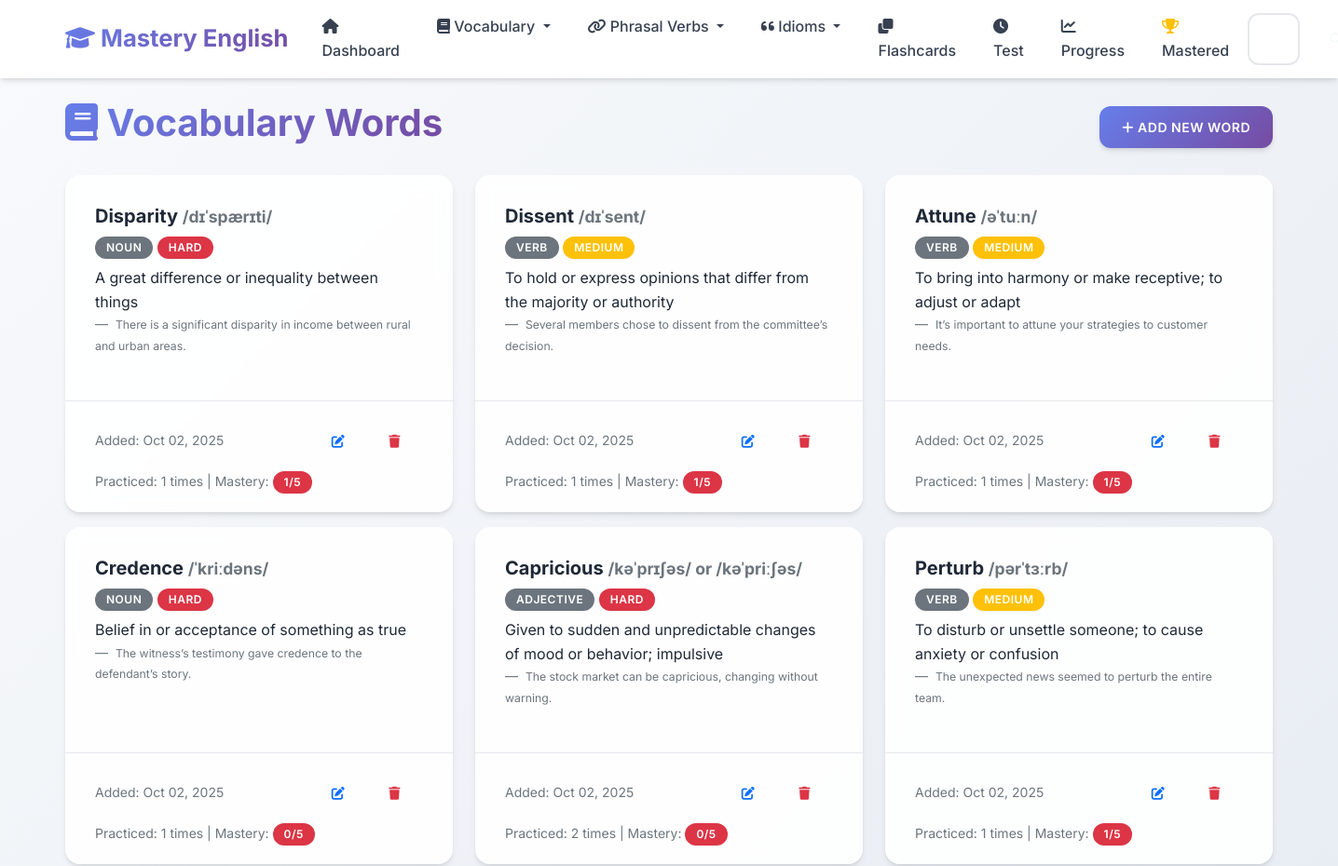
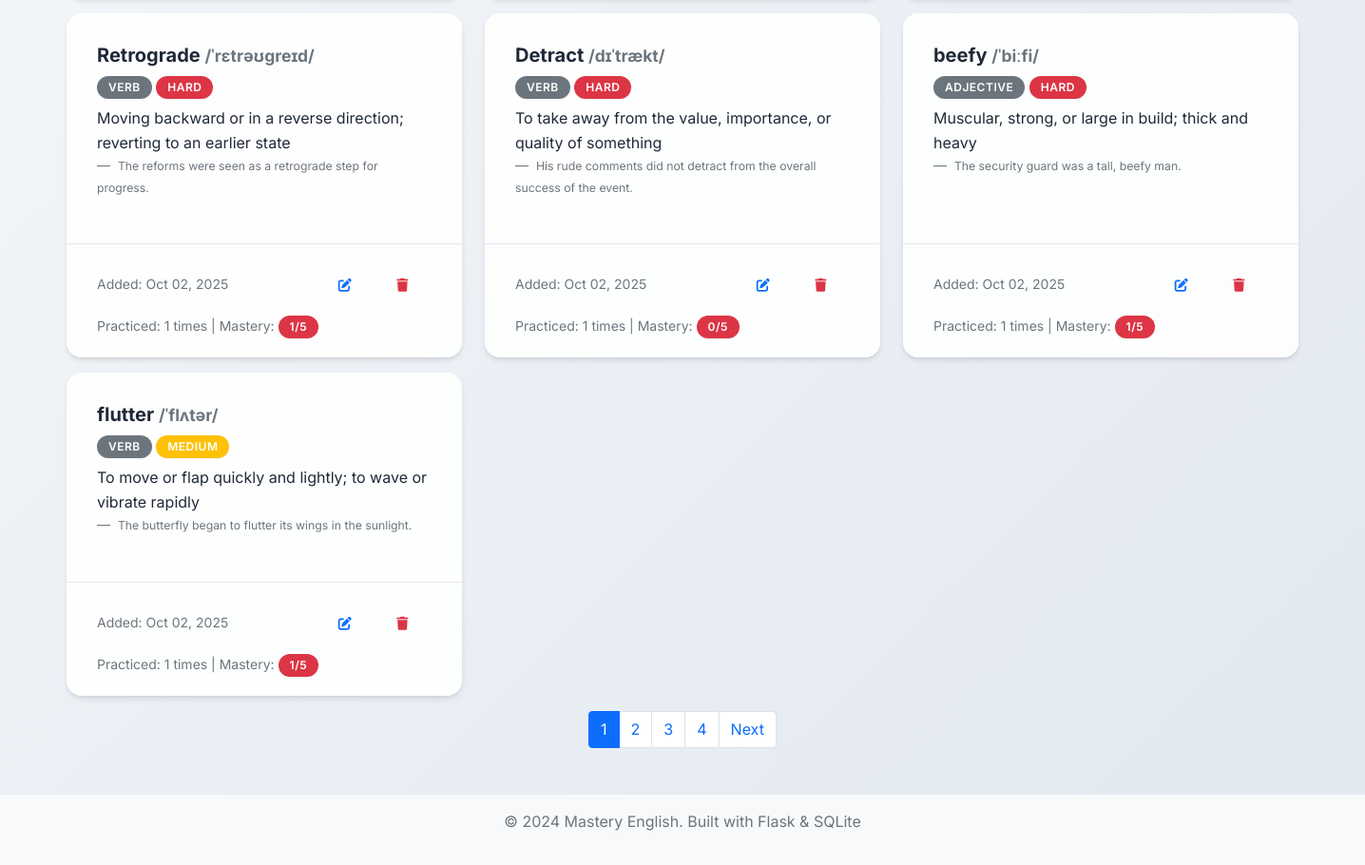
Page /vocabulary on the earlier database version (2 pictures, top to bottom).
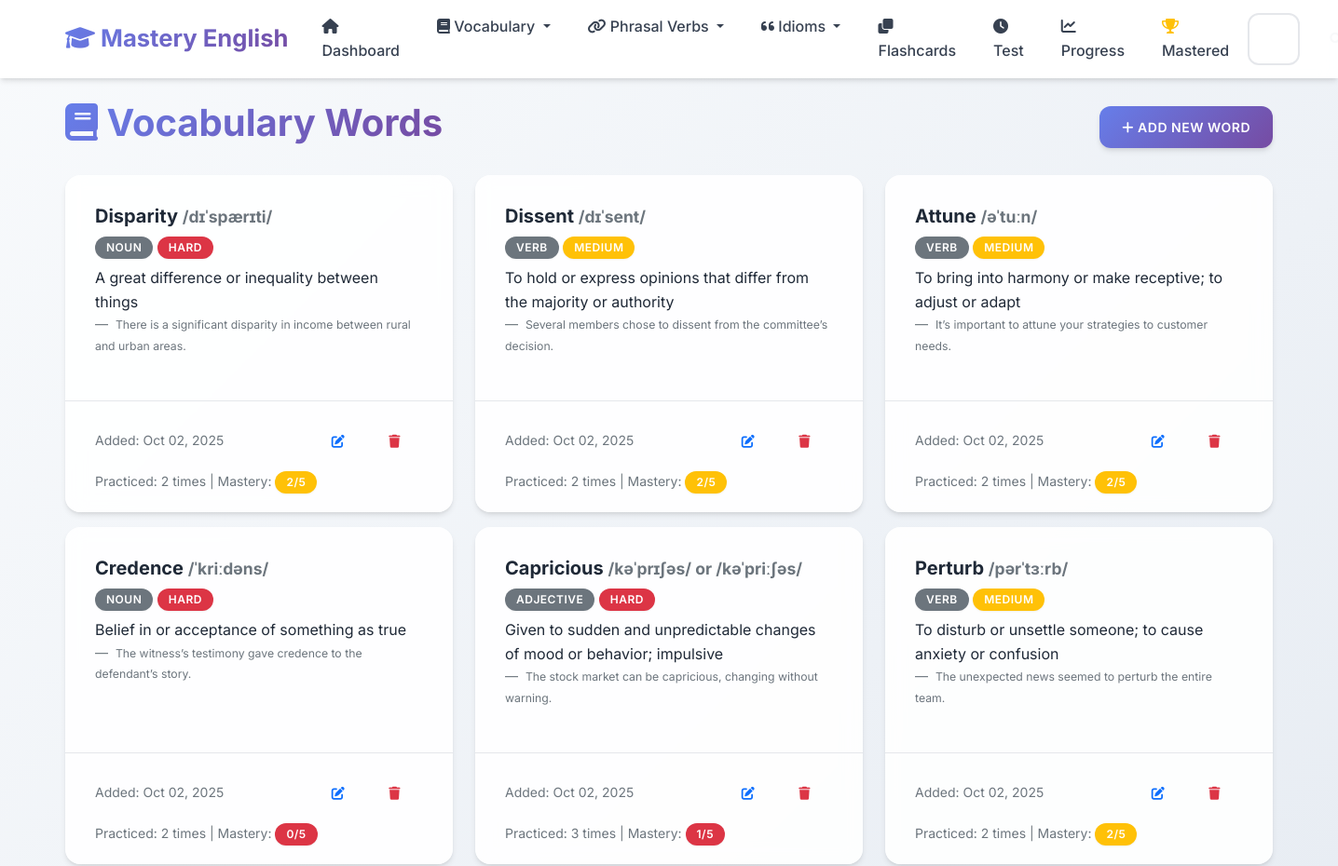
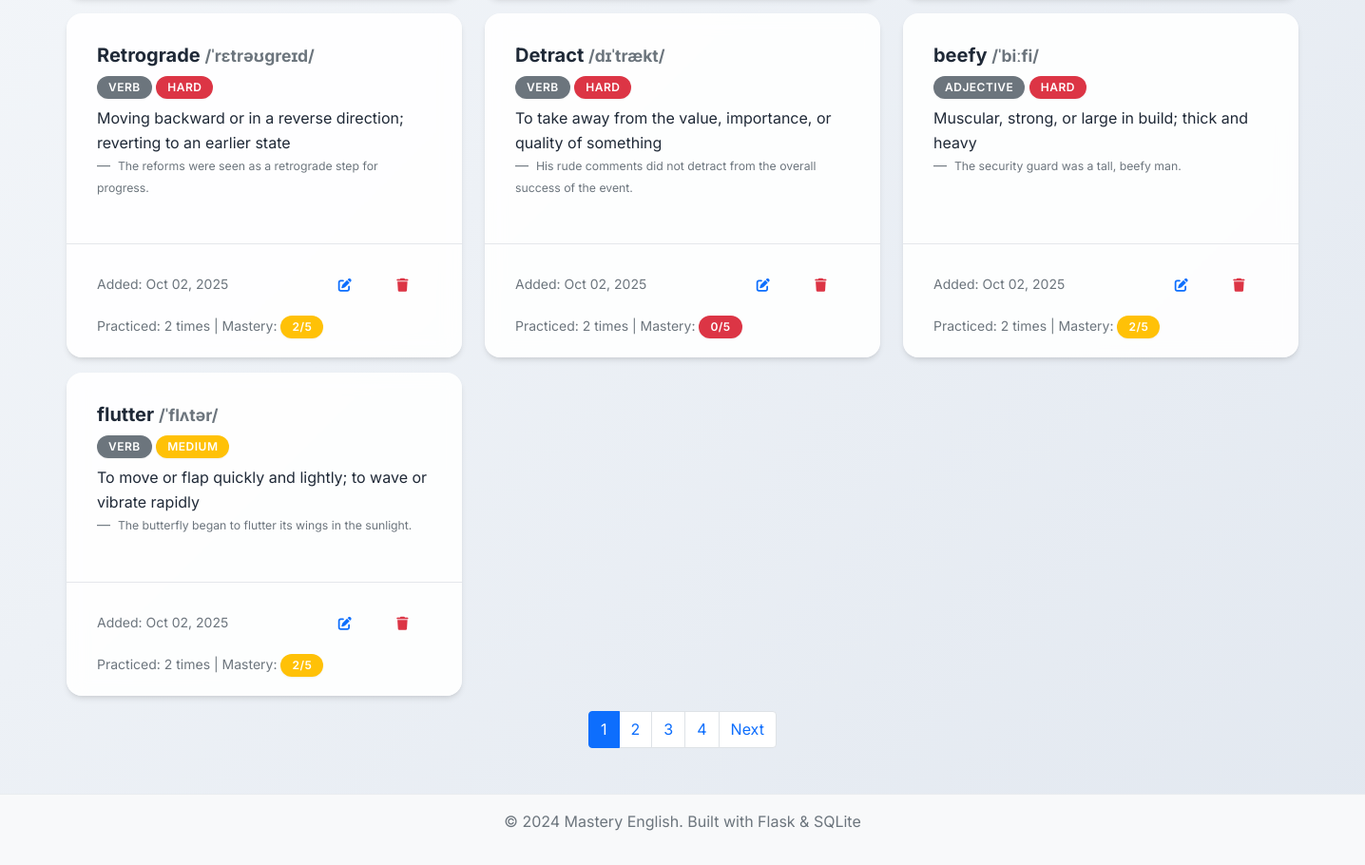
Same page on the later database version (2 pictures, top to bottom).
### app.py (models this page shows, shortened)
class VocabularyWord(db.Model):
    __tablename__ = 'vocabulary_words'
    id = db.Column(db.Integer, primary_key=True)
    word = db.Column(db.String(100), nullable=False)
    definition = db.Column(db.Text, nullable=False)
    example_sentence = db.Column(db.Text)
    pronunciation = db.Column(db.String(100))
    part_of_speech = db.Column(db.String(50))
    difficulty_level = db.Column(db.String(20), default='medium')
    date_added = db.Column(db.DateTime, default=datetime.utcnow)
    times_practiced = db.Column(db.Integer, default=0)
    last_practiced = db.Column(db.DateTime)
    mastery_level = db.Column(db.Integer, default=0)

### app.py (the view)
@app.route('/vocabulary')
def vocabulary_list():
    page = request.args.get('page', 1, type=int)
    words = VocabularyWord.query.order_by(VocabularyWord.date_added.desc()).paginate(
        page=page, per_page=10, error_out=False)
    return render_template('vocabulary_list.html', words=words)

### templates/vocabulary_list.html (shortened to what this page needs)
{% extends "base.html" %}
{% block content %}
<div class="row">
    <div class="col-12">
        <div class="d-flex justify-content-between align-items-center mb-4">
            <h1>
                <i class="fas fa-book"></i> Vocabulary Words
            </h1>
            <a href="{{ url_for('add_vocabulary') }}" class="btn btn-primary">
                <i class="fas fa-plus"></i> Add New Word
            </a>
        </div>
    </div>
</div>
{% if words.items %}
    <div class="row">
        {% for word in words.items %}
            <div class="col-md-6 col-lg-4 mb-3">
                <div class="card h-100">
                    <div class="card-body">
                        <h5 class="card-title">
                            {{ word.word }}
                            {% if word.pronunciation %}
                                <small class="text-muted">{{ word.pronunciation }}</small>
                            {% endif %}
                        </h5>
                        {% if word.part_of_speech %}
                            <span class="badge bg-secondary mb-2">{{ word.part_of_speech }}</span>
                        {% endif %}
                        <span class="badge bg-{% if word.difficulty_level == 'easy' %}success{% elif word.difficulty_level == 'hard' %}danger{% else %}warning{% endif %} mb-2">
                            {{ word.difficulty_level.title() }}
                        </span>
                        <p class="card-text">{{ word.definition }}</p>
                        {% if word.example_sentence %}
                            <blockquote class="blockquote-footer">
                                <small>{{ word.example_sentence }}</small>
                            </blockquote>
                        {% endif %}
                    </div>
                    <div class="card-footer bg-transparent">
                        <div class="d-flex justify-content-between align-items-center">
                            <small class="text-muted">
                                Added: {{ word.date_added.strftime('%b %d, %Y') }}
                            </small>
                            <div class="btn-group" role="group">
                                <a href="{{ url_for('edit_vocabulary', id=word.id) }}" class="btn btn-sm btn-outline-primary">
                                    <i class="fas fa-edit"></i>
                                </a>
                                <button type="button" class="btn btn-sm btn-outline-danger" onclick="confirmDelete('{{ word.word }}', '{{ url_for('delete_vocabulary', id=word.id) }}')">
                                    <i class="fas fa-trash"></i>
                                </button>
                            </div>
                        </div>
                        {% if word.times_practiced > 0 %}
                            <div class="mt-2">
                                <small class="text-muted">
                                    Practiced: {{ word.times_practiced }} times
                                    | Mastery:
                                    <span class="badge bg-{% if word.mastery_level >= 4 %}success{% elif word.mastery_level >= 2 %}warning{% else %}danger{% endif %}">
                                        {{ word.mastery_level }}/5
                                    </span>
                                </small>
                            </div>
                        {% endif %}
                    </div>
                </div>
            </div>
        {% endfor %}
    </div>
    {% if words.pages > 1 %}
        <nav aria-label="Page navigation">
            <ul class="pagination justify-content-center">
                {% for page_num in words.iter_pages() %}
                    {% if page_num %}
                        {% if page_num != words.page %}
                            <li class="page-item">
                                <a class="page-link" href="{{ url_for('vocabulary_list', page=page_num) }}">{{ page_num }}</a>
                            </li>
                        {% else %}
                            <li class="page-item active">
                                <span class="page-link">{{ page_num }}</span>
                            </li>
                        {% endif %}
                    {% else %}
                        <li class="page-item disabled">
                            <span class="page-link">...</span>
                        </li>
                    {% endif %}
                {% endfor %}
                {% if words.has_next %}
                    <li class="page-item">
                        <a class="page-link" href="{{ url_for('vocabulary_list', page=words.next_num) }}">Next</a>
                    </li>
                {% endif %}
            </ul>
        </nav>
    {% endif %}
{% endif %}
{% endblock %}

### templates/base.html (shortened to what this page needs)
<!DOCTYPE html>
<html lang="en">
<head>
    <link href="https://cdn.jsdelivr.net/npm/bootstrap@5.1.3/dist/css/bootstrap.min.css" rel="stylesheet">
    <link href="https://cdnjs.cloudflare.com/ajax/libs/font-awesome/6.0.0/css/all.min.css" rel="stylesheet">
    <link href="{{ url_for('static', filename='css/style.css') }}" rel="stylesheet">
</head>
<body>
    <nav class="navbar navbar-expand-lg navbar-light">
        <div class="container">
            <a class="navbar-brand" href="{{ url_for('index') }}">
                <i class="fas fa-graduation-cap"></i> Mastery English
            </a>
            <div class="collapse navbar-collapse" id="navbarNav">
                <ul class="navbar-nav me-auto">
                    <li class="nav-item">
                        <a class="nav-link" href="{{ url_for('index') }}">
                            <i class="fas fa-home"></i> Dashboard
                        </a>
                    </li>
                    <li class="nav-item dropdown">
                        <a class="nav-link dropdown-toggle" href="#" id="vocabDropdown" role="button" data-bs-toggle="dropdown">
                            <i class="fas fa-book"></i> Vocabulary
                        </a>
                    </li>
                    <li class="nav-item dropdown">
                        <a class="nav-link dropdown-toggle" href="#" id="phrasalDropdown" role="button" data-bs-toggle="dropdown">
                            <i class="fas fa-link"></i> Phrasal Verbs
                        </a>
                    </li>
                    <li class="nav-item dropdown">
                        <a class="nav-link dropdown-toggle" href="#" id="idiomsDropdown" role="button" data-bs-toggle="dropdown">
                            <i class="fas fa-quote-left"></i> Idioms
                        </a>
                    </li>
                    <li class="nav-item">
                        <a class="nav-link" href="{{ url_for('flashcards_menu') }}">
                            <i class="fas fa-clone"></i> Flashcards
                        </a>
                    </li>
                    <li class="nav-item">
                        <a class="nav-link" href="{{ url_for('test') }}">
                            <i class="fas fa-clock"></i> Test
                        </a>
                    </li>
                    <li class="nav-item">
                        <a class="nav-link" href="{{ url_for('progress') }}">
                            <i class="fas fa-chart-line"></i> Progress
                        </a>
                    </li>
                    <li class="nav-item">
                        <a class="nav-link" href="{{ url_for('mastered_words') }}">
                            <i class="fas fa-trophy text-warning"></i> Mastered
                        </a>
                    </li>
                </ul>
                <div class="d-flex">
                    <form class="d-flex" method="GET" action="{{ url_for('search') }}">
                        <input class="form-control me-2" type="search" name="q" placeholder="Search..." aria-label="Search">
                        <button class="btn btn-outline-light" type="submit">
                            <i class="fas fa-search"></i>
                        </button>
                    </form>
                </div>
            </div>
        </div>
    </nav>
    <main class="container mt-4">
        {% block content %}{% endblock %}
    </main>
    <footer class="bg-light text-center text-muted py-3 mt-5">
        <div class="container">
            <p>&copy; 2024 Mastery English. Built with Flask & SQLite</p>
        </div>
    </footer>
</body>
</html>

### static/css/style.css (style rules this page uses)
:root { --primary-color: #6366f1; --primary-dark: #4f46e5; --primary-light: #8b5cf6; --success-color: #10b981; --success-dark: #059669; --info-color: #06b6d4; --info-dark: #0891b2; --warning-color: #f59e0b; --warning-dark: #d97706; --danger-color: #ef4444; --danger-dark: #dc2626; --light-color: #f8fafc; --dark-color: #1e293b; --gray-50: #f9fafb; --gray-100: #f3f4f6; --gray-200: #e5e7eb; --gray-300: #d1d5db; --gray-400: #9ca3af; --gray-500: #6b7280; --gray-600: #4b5563; --gray-700: #374151; --gray-800: #1f2937; --gray-900: #111827; --gradient-primary: linear-gradient(135deg, #667eea 0%, #764ba2 100%); --gradient-success: linear-gradient(135deg, #11998e 0%, #38ef7d 100%); --gradient-info: linear-gradient(135deg, #667db6 0%, #0082c8 100%); --gradient-warning: linear-gradient(135deg, #f093fb 0%, #f5576c 100%); --gradient-hero: linear-gradient(135deg, #667eea 0%, #764ba2 50%, #f093fb 100%); --shadow-sm: 0 1px 2px 0 rgba(0, 0, 0, 0.05); --shadow: 0 4px 6px -1px rgba(0, 0, 0, 0.1), 0 2px 4px -1px rgba(0, 0, 0, 0.06); --shadow-md: 0 10px 15px -3px rgba(0, 0, 0, 0.1), 0 4px 6px -2px rgba(0, 0, 0, 0.05); --shadow-lg: 0 20px 25px -5px rgba(0, 0, 0, 0.1), 0 10px 10px -5px rgba(0, 0, 0, 0.04); --shadow-xl: 0 25px 50px -12px rgba(0, 0, 0, 0.25); }
body { font-family: 'Inter', 'Segoe UI', -apple-system, BlinkMacSystemFont, sans-serif; background: linear-gradient(135deg, #f8fafc 0%, #e2e8f0 100%); min-height: 100vh; line-height: 1.6; color: var(--gray-800); }
.navbar { background: rgba(255, 255, 255, 0.95) !important; backdrop-filter: blur(10px); border-bottom: 1px solid rgba(255, 255, 255, 0.2); box-shadow: var(--shadow); }
.navbar-brand { font-weight: 700; font-size: 1.6rem; background: var(--gradient-primary); -webkit-background-clip: text; -webkit-text-fill-color: transparent; background-clip: text; transition: all 0.3s ease; }
.navbar-nav .nav-link { font-weight: 500; color: var(--gray-700) !important; border-radius: 8px; margin: 0 4px; padding: 8px 16px !important; transition: all 0.3s ease; }
.card { border: none; border-radius: 16px; background: rgba(255, 255, 255, 0.9); backdrop-filter: blur(10px); box-shadow: var(--shadow); transition: all 0.4s cubic-bezier(0.4, 0, 0.2, 1); position: relative; overflow: hidden; }
.card::before { content: ''; position: absolute; top: 0; left: 0; width: 100%; height: 2px; background: var(--gradient-primary); transform: scaleX(0); transition: transform 0.3s ease; }
.card-body { padding: 2rem; }
.card-footer { background: rgba(248, 250, 252, 0.8); border-top: 1px solid var(--gray-200); border-radius: 0 0 16px 16px; padding: 1.25rem 2rem; }
.badge { font-size: 0.7rem; border-radius: 12px; padding: 0.4em 0.8em; }
.btn { border-radius: 12px; font-weight: 600; padding: 0.75rem 1.5rem; text-transform: uppercase; letter-spacing: 0.5px; font-size: 0.875rem; transition: all 0.3s cubic-bezier(0.4, 0, 0.2, 1); position: relative; overflow: hidden; border: none; }
.btn::before { content: ''; position: absolute; top: 0; left: -100%; width: 100%; height: 100%; background: linear-gradient(90deg, transparent, rgba(255,255,255,0.2), transparent); transition: left 0.5s; }
.btn-primary { background: var(--gradient-primary); box-shadow: var(--shadow); }
.btn-group .btn { border-radius: 6px; }
.form-control, .form-select { border-radius: 12px; border: 2px solid var(--gray-200); padding: 0.875rem 1.25rem; font-size: 1rem; font-weight: 500; background: rgba(255, 255, 255, 0.8); backdrop-filter: blur(10px); transition: all 0.3s cubic-bezier(0.4, 0, 0.2, 1); }
h1, h2, h3, h4, h5, h6 { font-weight: 700; color: var(--gray-800); }
h1 { background: var(--gradient-primary); -webkit-background-clip: text; -webkit-text-fill-color: transparent; background-clip: text; }
.badge { font-size: 0.75rem; border-radius: 20px; padding: 0.5em 1em; font-weight: 600; text-transform: uppercase; letter-spacing: 0.5px; box-shadow: var(--shadow-sm); }
.fa, .fas, .far { transition: all 0.3s ease; }
footer { margin-top: auto; border-top: 1px solid #e9ecef; }
.container { animation: fadeInUp 0.6s ease-out; }

Differences in the rows shown:
changed VocabularyWord "Disparity": times_practiced "1" → "2"; mastery_level "1" → "2"
changed VocabularyWord "Dissent": times_practiced "1" → "2"; mastery_level "1" → "2"
changed VocabularyWord "Attune": times_practiced "1" → "2"; mastery_level "1" → "2"
changed VocabularyWord "Credence": times_practiced "1" → "2"
changed VocabularyWord "Capricious": times_practiced "2" → "3"; mastery_level "0" → "1"
changed VocabularyWord "Perturb": times_practiced "1" → "2"; mastery_level "1" → "2"
changed VocabularyWord "Retrograde": times_practiced "1" → "2"; mastery_level "1" → "2"
changed VocabularyWord "Detract": times_practiced "1" → "2"
changed VocabularyWord "beefy": times_practiced "1" → "2"; mastery_level "1" → "2"
changed VocabularyWord "flutter": times_practiced "1" → "2"; mastery_level "1" → "2"
